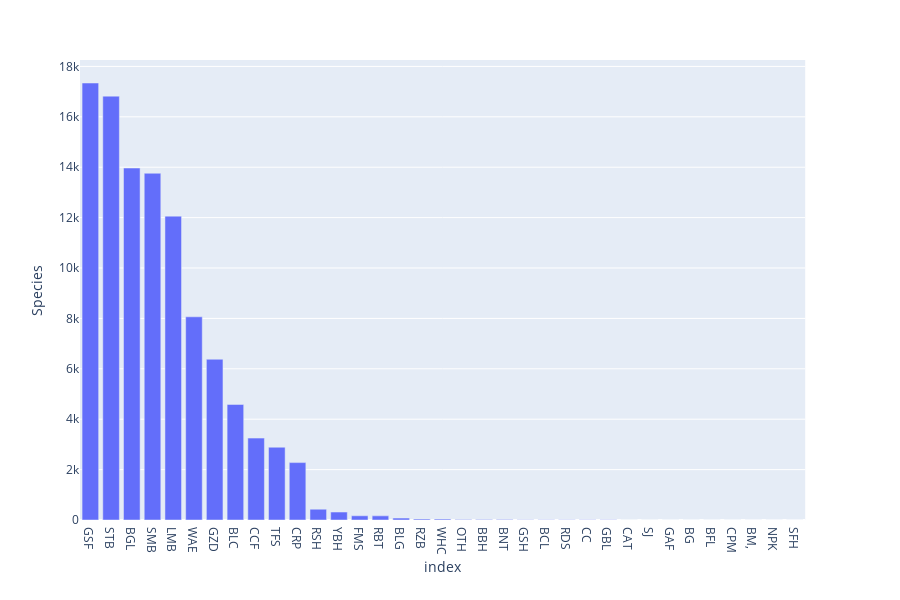

Notebook code cell kept with this figure:
### Code cell
fig = px.bar(fish_counts, x='index', y='Species')
fig.show()

### Figure 1 — Plotly figure (JSON) as saved in the notebook; plotly's stock layout.template omitted (floating-point values rounded to 4 significant figures)
{"data": [{"alignmentgroup": "True", "hoverlabel": {"namelength": 0}, "hovertemplate": "index=%{x}<br>Species=%{y}", "legendgroup": "", "marker": {"color": "#636efa"}, "name": "", "offsetgroup": "", "orientation": "v", "showlegend": false, "textposition": "auto", "type": "bar", "x": ["GSF", "STB", "BGL", "SMB", "LMB", "WAE", "GZD", "BLC", "CCF", "TFS", "CRP", "RSH", "YBH", "FMS", "RBT", "BLG", "RZB", "WHC", "OTH", "BBH", "BNT", "GSH", "BCL", "RDS", "CC", "GBL", "CAT", "SJ", "GAF", "BG", "BFL", "CPM", "BM,", "NPK", "SFH"], "xaxis": "x", "y": [17342, 16821, 13968, 13760, 12059, 8064, 6379, 4586, 3250, 2888, 2278, 428, 315, 167, 164, 75, 39, 35, 20, 18, 16, 13, 11, 10, 5, 5, 4, 4, 3, 3, 3, 3, 2, 2, 2], "yaxis": "y"}], "layout": {"barmode": "relative", "height": 600, "legend": {"tracegroupgap": 0}, "margin": {"t": 60}, "xaxis": {"anchor": "y", "domain": [0, 0.98], "title": {"text": "index"}}, "yaxis": {"anchor": "x", "domain": [0, 1], "title": {"text": "Species"}}}}
